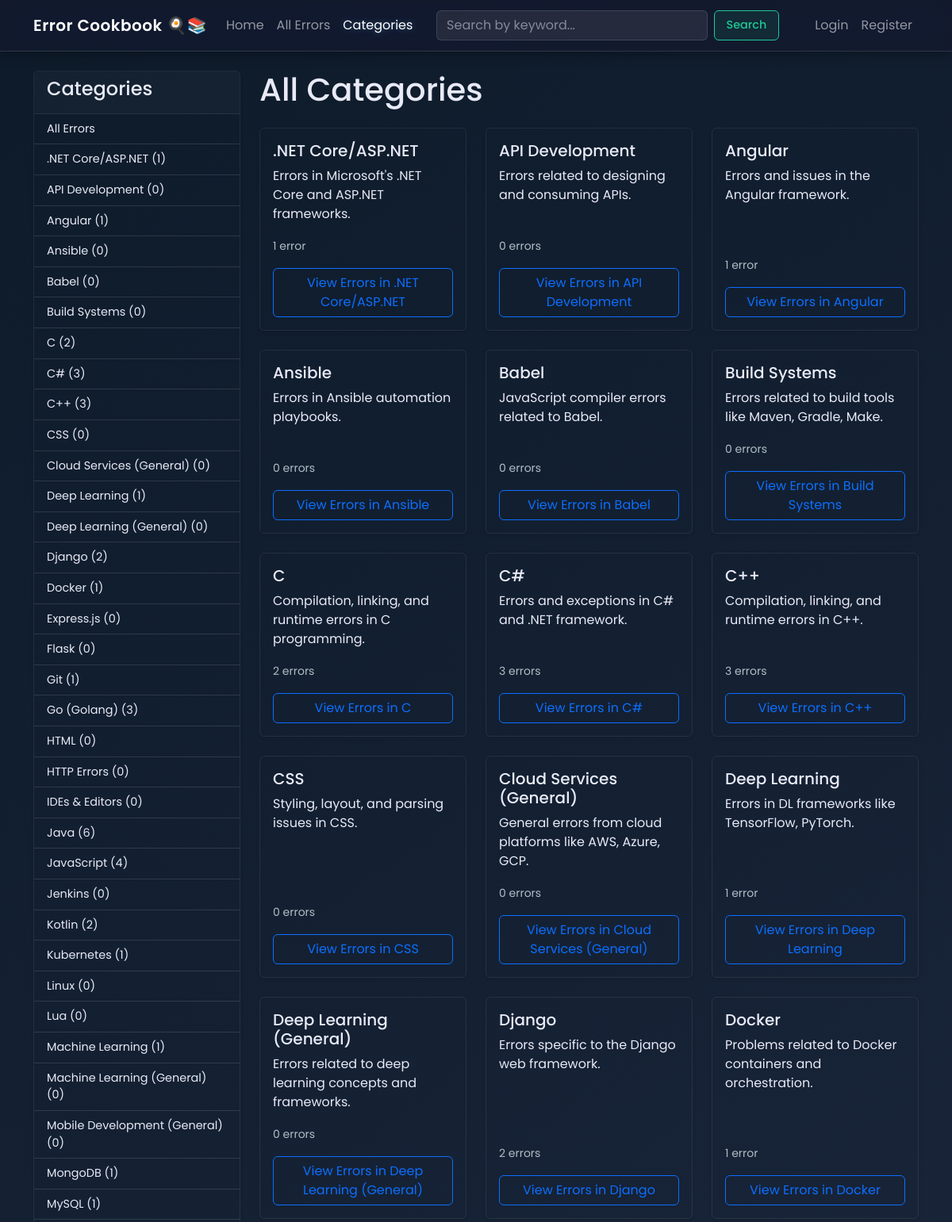
Page /categories/ (upper part) on the committed database.
### main_app/models.py (models this page shows, shortened)
class Category(models.Model):
    name = models.CharField(max_length=100, unique=True)
    description = models.TextField(blank=True, null=True)
    slug = models.SlugField(max_length=120, unique=True, blank=True, editable=False)
    def get_absolute_url(self):
        return reverse('main_app:errors_by_category', kwargs={'category_slug': self.slug})
    class Meta:
        verbose_name_plural = "Categories"
        ordering = ['name']

### main_app/views.py (the view)
# urls.py: path('categories/', views.category_list, name='category_list'),
def category_list(request): # No change needed for filtering here, just lists categories
    common_context = get_common_context(request)
    return render(request, 'main_app/category_list.html', common_context)

### main_app/forms.py
class ErrorSearchForm(forms.Form):
    query = forms.CharField(
        label='Search Errors',
        max_length=100,
        required=False,
        widget=forms.TextInput(attrs={
            'class': 'form-control me-2 glass-form-input',
            'type': 'search',
            'placeholder': 'Search by keyword...',
            'aria-label': 'Search'
        })
    )

### main_app/views.py (called while the page is built)
def get_common_context(request):
    return {
        'categories': Category.objects.all(),
        'search_form': ErrorSearchForm(request.GET if request.method == 'GET' else None)
    }

### main_app/templates/main_app/category_list.html (shortened to what this page needs)
{% extends "base.html" %}
{% load static %}
{% block content %}
<h1 class="mb-4">All Categories</h1>
{% if categories %}
    <div class="row row-cols-1 row-cols-md-2 row-cols-lg-3 g-4">
        {% for category in categories %}
            <div class="col">
                <div class="card h-100 shadow-sm">
                    <div class="card-body d-flex flex-column">
                        <h5 class="card-title">{{ category.name }}</h5>
                        {% if category.description %}
                            <p class="card-text flex-grow-1">{{ category.description|truncatewords:20 }}</p>
                        {% else %}
                            <p class="card-text flex-grow-1 fst-italic text-muted">No description available.</p>
                        {% endif %}
                         <p class="card-text"><small class="text-muted">{{ category.errors.count }} error{{ category.errors.count|pluralize }}</small></p>
                        <a href="{{ category.get_absolute_url }}" class="btn btn-outline-primary mt-auto">View Errors in {{ category.name }}</a>
                    </div>
                </div>
            </div>
        {% endfor %}
    </div>
{% else %}
    <div class="alert alert-info" role="alert">
        No categories have been added yet.
    </div>
{% endif %}
{% endblock content %}

### main_app/templates/main_app/partials/category_sidebar.html (shortened to what this page needs)
<div class="card shadow-sm mb-4">
    <div class="card-header">
        <h4>Categories</h4>
    </div>
    <div class="list-group list-group-flush">
        <a href="{% url 'main_app:error_list' %}"
           class="list-group-item list-group-item-action {% if not current_category and request.resolver_match.url_name == 'error_list' %}active{% endif %}">
           All Errors
        </a>
        {% for cat in categories %}
            <a href="{{ cat.get_absolute_url }}"
               class="list-group-item list-group-item-action {% if current_category.slug == cat.slug %}active{% endif %}">
                {{ cat.name }} ({{ cat.errors.count }})
            </a>
        {% empty %}
            <li class="list-group-item">No categories yet.</li>
        {% endfor %}
    </div>
</div>

### main_app/static/css/style.css (style rules this page uses)
:root { --primary-glow-color: rgba(100, 181, 246, 0.4); --secondary-glow-color: rgba(126, 87, 194, 0.4); --success-glow-color: rgba(76, 175, 80, 0.5); --danger-glow-color: rgba(244, 67, 54, 0.5); --glass-bg-main-card: rgba(35, 35, 55, 0.75); --glass-bg-nested-card: rgba(45, 50, 75, 0.70); --glass-bg-navbar-footer: rgba(20, 25, 45, 0.8); --glass-bg-hover: rgba(60, 65, 90, 0.80); --glass-border-color: rgba(255, 255, 255, 0.12); --glass-border-color-stronger: rgba(255, 255, 255, 0.2); --glass-text-color: #e8eaf6; --glass-text-muted-color: #b0bec5; --glass-text-emphasis-color: #ffffff; --body-bg-start: #0d1b2a; --body-bg-mid: #1b263b; --body-bg-end: #2a3b47; --navbar-height: 65px; --footer-height: 60px; --link-color: #82b1ff; --link-hover-color: #a6cfff; --box-shadow-soft: 0 4px 15px rgba(0,0,0,0.2); --box-shadow-strong: 0 8px 30px rgba(0,0,0,0.3); --badge-primary-glass-bg: rgba(100, 181, 246, 0.2); }
html { scroll-behavior: smooth; }
[data-bs-theme="dark"] { --bs-body-color: var(--glass-text-color); --bs-body-bg: transparent; --bs-border-color: var(--glass-border-color); --bs-border-color-translucent: rgba(255, 255, 255, 0.08); --bs-link-color: var(--link-color); --bs-link-hover-color: var(--link-hover-color); --bs-code-color: #f48fb1; --bs-emphasis-color: var(--glass-text-emphasis-color); --bs-secondary-color: var(--glass-text-muted-color); --bs-tertiary-color: rgba(232, 234, 246, 0.4); --bs-primary-rgb: 100, 181, 246; --bs-success-rgb: 76, 175, 80; --bs-info-rgb: 13, 202, 240; --bs-warning-rgb: 255, 193, 7; --bs-danger-rgb: 244, 67, 54; --bs-card-bg: var(--glass-bg-nested-card); --bs-card-border-color: var(--glass-border-color); --bs-card-cap-bg: rgba(255, 255, 255, 0.05); }
body { font-family: 'Poppins', sans-serif; background: linear-gradient(145deg, var(--body-bg-start) 0%, var(--body-bg-mid) 45%, var(--body-bg-end) 100%); background-attachment: fixed; color: var(--glass-text-color); padding-top: var(--navbar-height); }
.glass-form-input, .form-control.glass-form-input, .form-select.glass-form-input { background: rgba(255, 255, 255, 0.08) !important; backdrop-filter: blur(5px); -webkit-backdrop-filter: blur(5px); border: 1px solid var(--glass-border-color) !important; color: var(--glass-text-color) !important; border-radius: 0.375rem; transition: all 0.2s ease; }
.glass-form-input::placeholder { color: rgba(232, 234, 246, 0.5); }
.sidebar-area .list-group-item { font-size: 0.9rem; }

### rows in the picture
Category: name ".NET Core/ASP.NET", errors.count "1", description "Errors in Microsoft's .NET Core and ASP.NET frameworks."
Category: name "API Development", errors.count "0", description "Errors related to designing and consuming APIs."
Category: name "Angular", errors.count "1", description "Errors and issues in the Angular framework."
Category: name "Ansible", errors.count "0", description "Errors in Ansible automation playbooks."
Category: name "Babel", errors.count "0", description "JavaScript compiler errors related to Babel."
Category: name "Build Systems", errors.count "0", description "Errors related to build tools like Maven, Gradle, Make."
Category: name "C", errors.count "2", description "Compilation, linking, and runtime errors in C programming."
Category: name "C#", errors.count "3", description "Errors and exceptions in C# and .NET framework."
Category: name "C++", errors.count "3", description "Compilation, linking, and runtime errors in C++."
Category: name "CSS", errors.count "0", description "Styling, layout, and parsing issues in CSS."
Category: name "Cloud Services (General)", errors.count "0", description "General errors from cloud platforms like AWS, Azure, GCP."
Category: name "Deep Learning", errors.count "1", description "Errors in DL frameworks like TensorFlow, PyTorch."
Category: name "Deep Learning (General)", errors.count "0", description "Errors related to deep learning concepts and frameworks."
Category: name "Django", errors.count "2", description "Errors specific to the Django web framework."
Category: name "Docker", errors.count "1", description "Problems related to Docker containers and orchestration."
Category: name "Express.js", errors.count "0"
Category: name "Flask", errors.count "0"
Category: name "Git", errors.count "1"
Category: name "Go (Golang)", errors.count "3"
Category: name "HTML", errors.count "0"
Category: name "HTTP Errors", errors.count "0"
Category: name "IDEs & Editors", errors.count "0"
Category: name "Java", errors.count "6"
Category: name "JavaScript", errors.count "4"
Category: name "Jenkins", errors.count "0"
Category: name "Kotlin", errors.count "2"
Category: name "Kubernetes", errors.count "1"
Category: name "Linux", errors.count "0"
Category: name "Lua", errors.count "0"
Category: name "Machine Learning", errors.count "1"
Category: name "Machine Learning (General)", errors.count "0"
Category: name "Mobile Development (General)", errors.count "0"
Category: name "MongoDB", errors.count "1"
Category: name "MySQL", errors.count "1"
